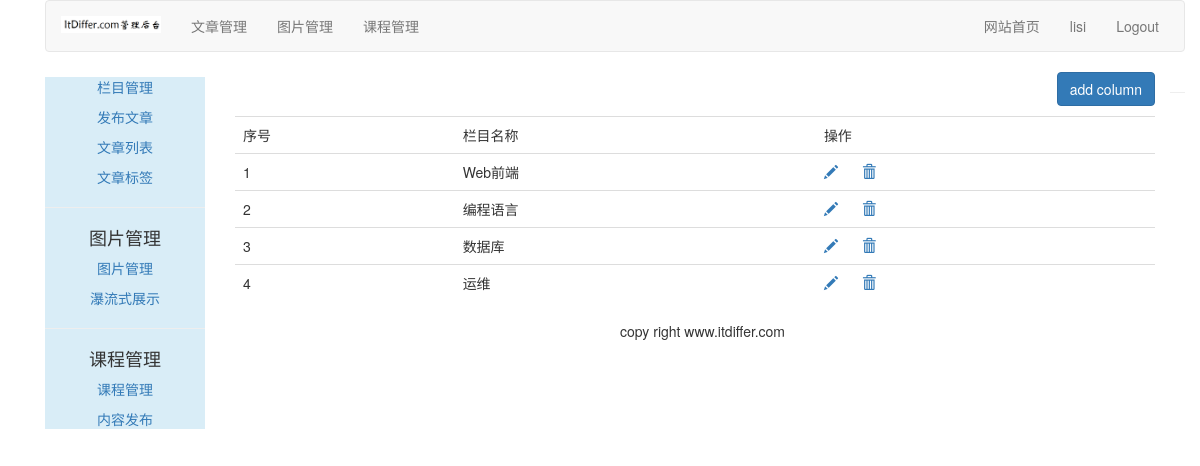
/article/article-column/ (signed in), run on the app's committed database.
### article/models.py (models this page shows, shortened)
class ArticleColumn(models.Model):
    user = models.ForeignKey(User,related_name="article_column", on_delete=models.CASCADE)
    column = models.CharField(max_length=200)
    created = models.DateField(auto_now_add=True)

### article/views.py (the view, shortened to what this page needs)
# urls.py: path('article-column/', views.article_column, name="article_column"),
@login_required()
@csrf_exempt
def article_column(request):
    if request.method == 'GET':
        columns = ArticleColumn.objects.filter(user=request.user.id)
        column_form = ArticleColumnForm()
        return render(request,"article/column/article_column.html", {"columns": columns,'column_form': column_form})

### templates/article/column/article_column.html (shortened to what this page needs)
{% extends "article/base.html" %}
{% load staticfiles %}
{% block content %}
<div>
    <p class="text-right">
        <button id= "add_column" onclick="add_column()" class="btn btn-primary">add column</button>
    </p>
    <table class="table table-hover">
    	<tr>
    		<td>序号</td>
    		<td>栏目名称</td>
    		<td>操作</td>
    	</tr>
    	{% for column in columns %}
            <tr>
                <td>{{ forloop.counter }}</td>
                <td>{{ column.column }}</td>
                <td>
                    <a name="edit" href="javascript:" onclick="edit_column(this, {{ column.id }})">
                        <span class="glyphicon glyphicon-pencil"></span></a>
                    <a name="delete" href="javascript:"  onclick="del_column(this, {{ column.id }})">
                        <span class="glyphicon glyphicon-trash" style="margin-left:20px;"></span></a>
                </td>
            </tr>
    	{% empty %}
    	<p>还没有设置栏目，太懒了。</p>
    	{% endfor %}
    </table>
</div>
{% endblock %}

### templates/article/header.html
{% load staticfiles %}
<div class="container">
    <nav class="navbar navbar-default" role="navigation">
        <div class="navbar-header">
            <a class="navbar-brand" href="http://www.itdiffer.com">
                <img width="100px" src="{% static 'images/backlogo.png' %}"></a>
        </div>
        <div>
            <ul class="nav navbar-nav" role="tablist">
                <li><a href="{% url 'article:article_column' %}">文章管理</a></li>
                <li><a href="{% url 'image:list_images' %}">图片管理</a></li>
                <li><a href="{% url 'course:manage_course' %}">课程管理</a></li>
            </ul>
            <ul class="nav navbar-nav navbar-right" style="margin-right:10px">
                <li><a href="{% url 'blog:blog_title' %}">网站首页</a></li>
                <li><a href="#">{{ user.username }}</a></li>
                <li><a href="{% url 'account:user_logout' %}">Logout</a></li>
            </ul>
        </div>
    </nav>
</div>

### data on the page
ArticleColumn: column "Web前端"
ArticleColumn: column "编程语言"
ArticleColumn: column "数据库"
ArticleColumn: column "运维"

### other printed values
{{ user.username }} "lisi"
